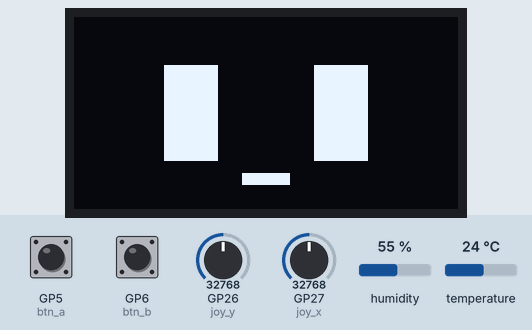
Simulated run of this program. Board: Raspberry Pi Pico running MicroPython. Parts: 128×64 one-colour display. Inputs (shaded band) come from the test bench; at power-on: GP5 (btn_a) HIGH, humidity 55 %, temperature 24 °C, GP6 (btn_b) HIGH, GP26 (joy_y) = 32768, GP27 (joy_x) = 32768 (analog values on the 0–65535 scale). WiFi joins after 1.5 s; the clock reads 2024-03-15 10:24:30 at power-on unless the program sets it; random numbers come from a fixed seed; library files of the repository ran but are not shown: ssd1306.py, aht10.py; what the program prints to the serial console is not drawn.

Above: at 4.3 s.
4.4 s: GP5 (btn_a) pulled LOW for 1 s
At 5.31 s:
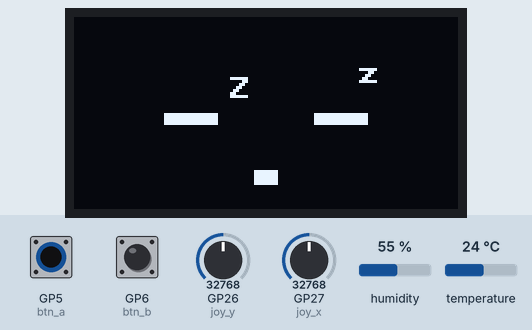
14.0 s: humidity set to 22 %
22.6 s: temperature set to 12 °C
At 23.9 s:
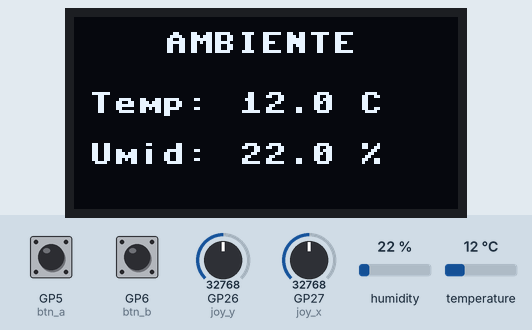
29.8 s: GP6 (btn_b) pulled LOW for 1 s
At 34.7 s:
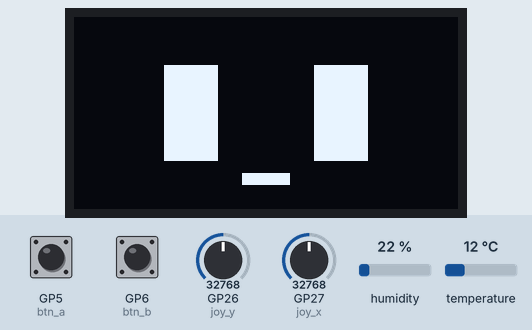
34.9 s: GP26 (joy_y) set to 45874
At 35.3 s:
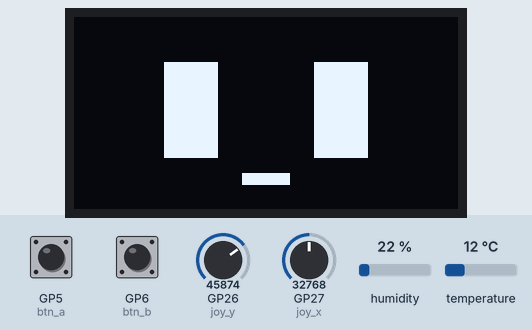
39.9 s: GP27 (joy_x) set to 1966
At 49.3 s:
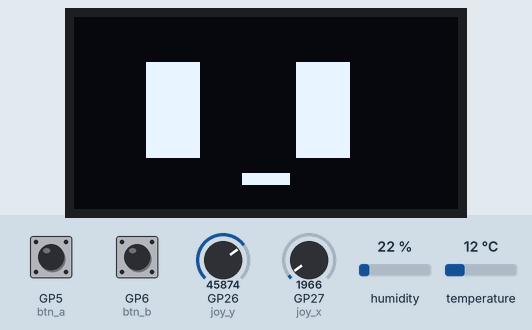
Timing chart, 0 to 49.5 s (numbered marks = the images above; inputs shaded):
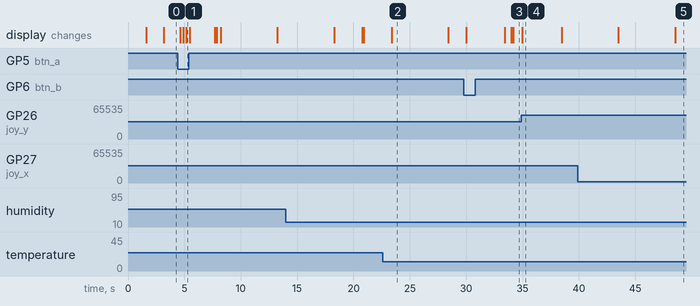

The program:

main.py
```python
from machine import Pin, I2C, ADC
import ssd1306
import time
import random
from aht10 import AHT10
import network
import ntptime


#configurações de wifi
WIFI_SSID = ""
WIFI_PASSWORD = ""

CIDADE = "Sao Luis"
PAIS = "MA"

# São Luís = UTC-3
FUSO_HORARIO = -3

# Tempo de cada tela
TEMPO_TELA = 5000


INTERVALO_PISCADA_MIN = 4000
INTERVALO_PISCADA_MAX = 9000

INTERVALO_OLHAR_MIN = 5000
INTERVALO_OLHAR_MAX = 12000


i2c = I2C(
    1,
    scl=Pin(15),
    sda=Pin(14)
)

oled = ssd1306.SSD1306_I2C(
    128,
    64,
    i2c
)


i2c_aht = I2C(
    0,
    scl=Pin(1),
    sda=Pin(0)
)

aht10 = AHT10(i2c_aht)


btn_a = Pin(
    5,
    Pin.IN,
    Pin.PULL_UP
)

btn_b = Pin(
    6,
    Pin.IN,
    Pin.PULL_UP
)


joy_x = ADC(Pin(27))
joy_y = ADC(Pin(26))


expressoes = [
    "DEFAULT",
    "SMILE",
    "ANGRY",
    "SLEEP",
    "CRY"
]

indice = 0


telas = [
    "ROSTO",
    "AMBIENTE",
    "HORARIO"
]

tela_atual = 0


estado_animacao = "NORMAL"

olhar_auto_x = 0
olhar_auto_y = 0

inicio_animacao = time.ticks_ms()

proxima_piscada = time.ticks_add(
    time.ticks_ms(),
    random.randint(
        INTERVALO_PISCADA_MIN,
        INTERVALO_PISCADA_MAX
    )
)

proximo_olhar = time.ticks_add(
    time.ticks_ms(),
    random.randint(
        INTERVALO_OLHAR_MIN,
        INTERVALO_OLHAR_MAX
    )
)


ultima_troca_tela = time.ticks_ms()


ultima_temperatura = 0
ultima_umidade = 0

ultima_leitura_sensor = 0

INTERVALO_SENSOR = 2000


def conectar_wifi():

    wlan = network.WLAN(
        network.STA_IF
    )

    wlan.active(True)

    if not wlan.isconnected():

        print("Conectando ao Wi-Fi...")

        try:

            wlan.connect(
                WIFI_SSID,
                WIFI_PASSWORD
            )

        except Exception as erro:

            print(
                "Erro ao iniciar Wi-Fi:",
                erro
            )

            return None

        tentativas = 0

        while not wlan.isconnected():

            time.sleep_ms(500)

            tentativas += 1

            if tentativas >= 20:

                print(
                    "Falha ao conectar ao Wi-Fi"
                )

                return None

    print("Wi-Fi conectado")

    print(
        "IP:",
        wlan.ifconfig()[0]
    )

    return wlan


def sincronizar_hora():

    print(
        "Sincronizando horario..."
    )

    try:

        ntptime.settime()

        print(
            "Horario UTC:",
            time.localtime()
        )

        return True

    except Exception as erro:

        print(
            "Erro ao sincronizar:",
            erro
        )

        return False


def hora_brasil():

    agora = time.localtime()

    hora = agora[3]
    minuto = agora[4]
    segundo = agora[5]

    hora += FUSO_HORARIO

    if hora < 0:

        hora += 24

    elif hora >= 24:

        hora -= 24

    return hora, minuto, segundo


def ler_joystick():

    x = joy_x.read_u16()
    y = joy_y.read_u16()

    norm_x = (
        x - 32768
    ) / 32768

    norm_y = (
        y - 32768
    ) / 32768

    # Zona morta
    if abs(norm_x) < 0.15:

        norm_x = 0

    if abs(norm_y) < 0.15:

        norm_y = 0

    # Movimento horizontal
    offset_x = int(
        norm_x * 7
    )

    # Movimento vertical invertido
    offset_y = int(
        -norm_y * 4
    )

    return offset_x, offset_y


def desenhar_circulo_preenchido(
    cx,
    cy,
    raio,
    cor=1
):

    for y in range(
        -raio,
        raio + 1
    ):

        valor = (
            raio * raio
            - y * y
        )

        largura = int(
            valor ** 0.5
        )

        oled.fill_rect(
            cx - largura,
            cy + y,
            largura * 2 + 1,
            1,
            cor
        )


def desenhar_olho(
    x,
    y,
    largura=18,
    altura=32
):

    oled.fill_rect(
        x,
        y,
        largura,
        altura,
        1
    )


def olhos_normais(
    offset_x=0,
    offset_y=0
):

    desenhar_olho(
        30 + offset_x,
        16 + offset_y,
        18,
        32
    )

    desenhar_olho(
        80 + offset_x,
        16 + offset_y,
        18,
        32
    )


def rosto_default(
    offset_x,
    offset_y
):

    oled.fill(0)

    olhos_normais(
        offset_x,
        offset_y
    )

    # Boca pequena
    oled.fill_rect(
        56,
        52,
        16,
        4,
        1
    )

    oled.show()


def rosto_smile():

    oled.fill(0)

    # Olho esquerdo sorrindo

    oled.line(
        30,
        34,
        39,
        28,
        1
    )

    oled.line(
        39,
        28,
        48,
        34,
        1
    )

    # Olho direito sorrindo

    oled.line(
        80,
        34,
        89,
        28,
        1
    )

    oled.line(
        89,
        28,
        98,
        34,
        1
    )

    # Sorriso

    desenhar_circulo_preenchido(
        64,
        49,
        13,
        1
    )

    # Remove parte superior
    # deixando somente a curva

    oled.fill_rect(
        48,
        38,
        32,
        12,
        0
    )

    oled.show()


def rosto_angry():

    oled.fill(0)

    # Sobrancelha/olho esquerdo

    oled.line(
        30,
        24,
        48,
        32,
        1
    )

    oled.line(
        30,
        25,
        48,
        35,
        1
    )

    # Sobrancelha/olho direito

    oled.line(
        80,
        32,
        98,
        24,
        1
    )

    oled.line(
        80,
        35,
        98,
        25,
        1
    )

    # Boca

    oled.fill_rect(
        55,
        51,
        18,
        4,
        1
    )

    oled.show()


def rosto_sleep():

    oled.fill(0)

    # Olho esquerdo fechado

    oled.fill_rect(
        30,
        32,
        18,
        4,
        1
    )

    # Olho direito fechado

    oled.fill_rect(
        80,
        32,
        18,
        4,
        1
    )

    # Boca

    oled.fill_rect(
        60,
        51,
        8,
        5,
        1
    )

    # Z

    oled.text(
        "Z",
        51,
        20
    )

    oled.text(
        "z",
        94,
        15
    )

    oled.show()


def rosto_cry():

    oled.fill(0)

    # Olho esquerdo

    desenhar_olho(
        30,
        16,
        18,
        32
    )

    # Olho direito

    desenhar_olho(
        80,
        16,
        18,
        32
    )

    # Lágrima esquerda

    desenhar_circulo_preenchido(
        39,
        51,
        3,
        1
    )

    oled.fill_rect(
        36,
        50,
        6,
        8,
        1
    )

    # Lágrima direita

    desenhar_circulo_preenchido(
        89,
        51,
        3,
        1
    )

    oled.fill_rect(
        86,
        50,
        6,
        8,
        1
    )

    # Boca triste

    oled.line(
        56,
        55,
        64,
        51,
        1
    )

    oled.line(
        64,
        51,
        72,
        55,
        1
    )

    oled.show()


def rosto_blink():

    oled.fill(0)

    # Olho esquerdo fechado

    oled.fill_rect(
        30,
        31,
        18,
        5,
        1
    )

    # Olho direito fechado

    oled.fill_rect(
        80,
        31,
        18,
        5,
        1
    )

    # Boca

    oled.fill_rect(
        56,
        52,
        16,
        4,
        1
    )

    oled.show()


def atualizar_sensor():

    global ultima_temperatura
    global ultima_umidade
    global ultima_leitura_sensor

    agora = time.ticks_ms()

    if time.ticks_diff(
        agora,
        ultima_leitura_sensor
    ) < INTERVALO_SENSOR:

        return

    ultima_leitura_sensor = agora

    try:

        (
            ultima_temperatura,
            ultima_umidade
        ) = aht10.medir()

        print(
            "Temperatura:",
            ultima_temperatura,
            "C | Umidade:",
            ultima_umidade,
            "%"
        )

    except Exception as erro:

        print(
            "Erro no AHT10:",
            erro
        )


def tela_temperatura():

    atualizar_sensor()

    oled.fill(0)

    oled.text(
        "AMBIENTE",
        30,
        5
    )

    oled.text(
        "Temp:",
        5,
        25
    )

    oled.text(
        "{:.1f} C".format(
            ultima_temperatura
        ),
        55,
        25
    )

    oled.text(
        "Umid:",
        5,
        42
    )

    oled.text(
        "{:.1f} %".format(
            ultima_umidade
        ),
        55,
        42
    )

    oled.show()


def tela_horario():

    hora, minuto, segundo = hora_brasil()

    oled.fill(0)

    oled.text(
        "HORARIO",
        35,
        5
    )

    oled.text(
        "{:02d}:{:02d}".format(
            hora,
            minuto
        ),
        44,
        25
    )

    oled.text(
        CIDADE,
        32,
        43
    )

    oled.text(
        PAIS,
        57,
        54
    )

    oled.show()


wifi = conectar_wifi()

if wifi is not None:

    sincronizar_hora()

else:

    print(
        "Continuando sem Wi-Fi"
    )


def iniciar_piscada():

    global estado_animacao
    global inicio_animacao

    estado_animacao = "PISCANDO"

    inicio_animacao = time.ticks_ms()


def atualizar_animacao():

    global estado_animacao
    global inicio_animacao
    global proxima_piscada
    global proximo_olhar
    global olhar_auto_x
    global olhar_auto_y

    agora = time.ticks_ms()


    if estado_animacao == "NORMAL":

        if time.ticks_diff(
            agora,
            proxima_piscada
        ) >= 0:

            iniciar_piscada()

            return


    elif estado_animacao == "PISCANDO":

        if time.ticks_diff(
            agora,
            inicio_animacao
        ) >= 120:

            estado_animacao = "NORMAL"

            proxima_piscada = time.ticks_add(
                agora,
                random.randint(
                    INTERVALO_PISCADA_MIN,
                    INTERVALO_PISCADA_MAX
                )
            )

            proximo_olhar = time.ticks_add(
                agora,
                random.randint(
                    INTERVALO_OLHAR_MIN,
                    INTERVALO_OLHAR_MAX
                )
            )

    if estado_animacao == "NORMAL":

        if time.ticks_diff(
            agora,
            proximo_olhar
        ) >= 0:

            olhar_auto_x = random.choice(
                [-5, 0, 5]
            )

            olhar_auto_y = random.choice(
                [-2, 0, 2]
            )

            estado_animacao = "OLHANDO"

            inicio_animacao = agora

    elif estado_animacao == "OLHANDO":

        if time.ticks_diff(
            agora,
            inicio_animacao
        ) >= 1000:

            olhar_auto_x = 0
            olhar_auto_y = 0

            estado_animacao = "NORMAL"

            proximo_olhar = time.ticks_add(
                agora,
                random.randint(
                    INTERVALO_OLHAR_MIN,
                    INTERVALO_OLHAR_MAX
                )
            )


def atualizar_rosto(
    offset_x,
    offset_y
):

    estado = expressoes[indice]

    if estado_animacao == "PISCANDO":

        rosto_blink()

        return

    if estado == "DEFAULT":

        final_x = (
            offset_x +
            olhar_auto_x
        )

        final_y = (
            offset_y +
            olhar_auto_y
        )

        # Limite horizontal

        if final_x > 7:

            final_x = 7

        if final_x < -7:

            final_x = -7

        # Limite vertical

        if final_y > 4:

            final_y = 4

        if final_y < -4:

            final_y = -4

        rosto_default(
            final_x,
            final_y
        )


    elif estado == "SMILE":

        rosto_smile()


    elif estado == "ANGRY":

        rosto_angry()

    elif estado == "SLEEP":

        rosto_sleep()

    elif estado == "CRY":

        rosto_cry()


oled.fill(0)

oled.text(
    "Hello!",
    45,
    25
)

oled.show()

time.sleep_ms(1500)


#reset temporizadores
proxima_piscada = time.ticks_add(
    time.ticks_ms(),
    random.randint(
        INTERVALO_PISCADA_MIN,
        INTERVALO_PISCADA_MAX
    )
)

proximo_olhar = time.ticks_add(
    time.ticks_ms(),
    random.randint(
        INTERVALO_OLHAR_MIN,
        INTERVALO_OLHAR_MAX
    )
)

ultima_troca_tela = time.ticks_ms()


while True:

    agora = time.ticks_ms()

    offset_x, offset_y = ler_joystick()

    if not btn_a.value():

        indice = (
            indice + 1
        ) % len(expressoes)

        print(
            "Expressao:",
            expressoes[indice]
        )

        time.sleep_ms(200)


    if not btn_b.value():

        indice = (
            indice - 1
        ) % len(expressoes)

        print(
            "Expressao:",
            expressoes[indice]
        )

        time.sleep_ms(200)


    if time.ticks_diff(
        agora,
        ultima_troca_tela
    ) >= TEMPO_TELA:

        tela_atual = (
            tela_atual + 1
        ) % len(telas)

        ultima_troca_tela = agora


    atualizar_animacao()


    if telas[tela_atual] == "ROSTO":

        atualizar_rosto(
            offset_x,
            offset_y
        )

    elif telas[tela_atual] == "AMBIENTE":

        tela_temperatura()

    elif telas[tela_atual] == "HORARIO":

        tela_horario()

    time.sleep_ms(50)
```

Measured:
- what the display in image 2 shows lasts 5.0 s, from 23.4 s to 28.4 s
- what the display in image 4 shows lasts 3.5 s, from 35.0 s to 38.5 s
